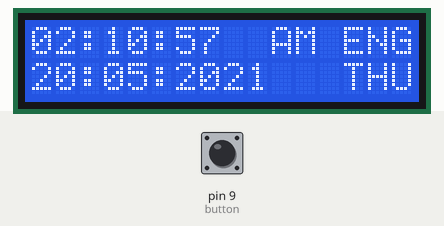
Bench run of a sketch on a simulated Arduino Uno, built with avr-gcc and run on an emulated ATmega328P. Parts: 16×2 character LCD. The test bench sets the inputs (shaded band); at power-on: pin 9 (button) LOW.

Above: at 1.2 s.
1.3 s: pin 9 (button) pulled HIGH for 3 s
At 4.2 s:
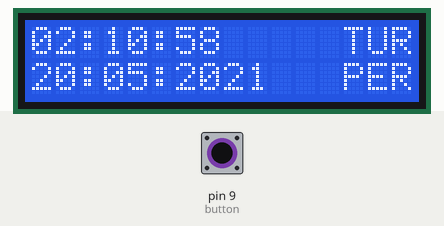
12.0 s: pin 9 (button) pulled HIGH for 3 s
At 17.9 s:
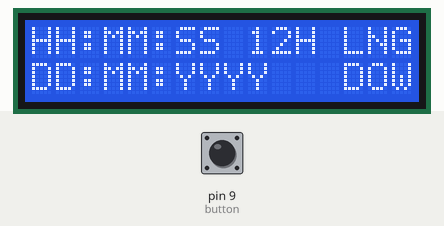
19.6 s: pin 9 (button) pulled HIGH for 3 s
At 23.9 s:
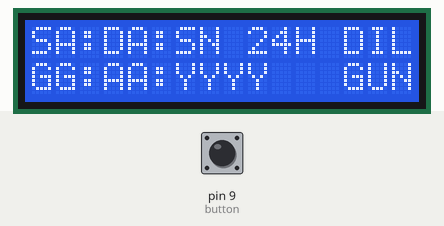
Timing chart, 0 to 25.4 s (numbered marks = the images above; inputs shaded):
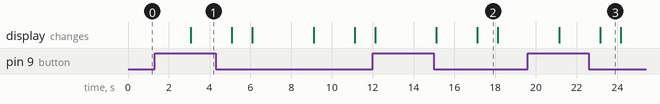

The sketch:

2016510040_ELIF_KARATAS.ino
```cpp
#include<LiquidCrystal.h>

#define button 9
LiquidCrystal lcd(7, 6, 5, 4, 3, 2);

int buttonState = 0; // button controls

int TIME_SCREEN_CLOCK = 2000;
int TIME_SCREEN_INFO = 1000;
String TIME_STRING = "2021.05.20 - 02:10:56"; // DATE AND TIME

int year = TIME_STRING.substring(0,4).toInt();
int month = TIME_STRING.substring(5,7).toInt();
int day = TIME_STRING.substring(8,10).toInt();
int hour1 = TIME_STRING.substring(13,15).toInt(); // hour1 for both of english and turkish screen calculating
int minute = TIME_STRING.substring(16,18).toInt();
int second = TIME_STRING.substring(19,21).toInt();

int count = 0; // counter for 2 seconds time screen clock

long hour2; // hour2 for english screen
int weekday; // day of weeks

String date_eng; // day of weeks in english
String date_turk; // day of weeks in turkish

void setup()
{
  Serial.begin(19200);
  lcd.begin(16, 2);
  pinMode(button,INPUT);
}

void timeEnglish(int day, int month, int year){
      hour2 = hour1 % 12; // mod12 for english screen
        lcd.setCursor(0,0);
        lcd.print("0");
        lcd.setCursor(1,0);
        second++;
      count++; // counter for 2 seconds time screen clock
        lcd.print(hour2);
        lcd.print(":");
        if(minute<10){
          lcd.setCursor(3,0);
          lcd.print("0");
        }
        lcd.print(minute);
        lcd.print(":");
      if(second<10){
          lcd.setCursor(6,0);
          lcd.print("0");
        }
        lcd.print(second);
      if(hour1 < 12){
           lcd.setCursor(9,0);
           lcd.print(" AM");
        }
        else{
           lcd.setCursor(9,0);
           lcd.print(" PM");
        }
        if(hour1 > 12){
           hour2 = hour2 % 12;
        }
        lcd.setCursor(13,0);
        lcd.print("ENG");

         if(second==59){ // if second is 59, it will update to 0
          second = 0;
          lcd.setCursor(6,0);
          minute++;
        }
        if(minute == 60){ // if minute is 60, it will update to 0
          minute = 0;
          lcd.setCursor(3,0);
          hour1++;
        }
      if(hour1 == 24){ // if hour1 is 24, it will update to 0
          hour1 = 0;
          lcd.setCursor(0,0);
          day++;
        }
        if(day>30){ // if day is more than 30, than increase the month
          month++;
        }
        if(month>12){ // if month is more than 12, than increase the year
          year++;
        }
}

void timeTurkish(int day, int month, int year){
      lcd.setCursor(0,0);
        second++; // second increase
      count++; // counter for 2 seconds time screen clock
      if(hour1<10){ // if hour1 is less than 10, than add 0 to start cursor
          lcd.setCursor(0,0);
          lcd.print("0");
        }
        lcd.print(hour1);
        lcd.print(":");
        if(minute<10){
          lcd.setCursor(3,0);
          lcd.print("0");
        }
        lcd.print(minute);
        lcd.print(":");
      if(second<10){
          lcd.setCursor(6,0);
          lcd.print("0");
        }
        lcd.print(second);
        lcd.setCursor(13,0);
        lcd.print("TUR");

        if(second==59){
          second = 0;
          lcd.setCursor(6,0);
          minute++;
        }
        if(minute == 60){
          minute = 0;
          lcd.setCursor(3,0);
          hour1++;
        }
      if(hour1 == 24){
          hour1 = 0;
          lcd.setCursor(0,0);
          day++;
        }
        if(day>30){
          month++;
        }
        if(month>12){
          year++;
        }
}

int dayofweek(int day, int month, int year)
{
  // it is calculating day of weeks
  // 0 represents sunday
   weekday  = (day += month < 3 ? year-- : year - 2, 23*month/9 + day + 4 + year/4- year/100 + year/400)%7;
}

void date(int day, int month, int year){
  // it prints date with day, month, year
  if(day<10){
    lcd.setCursor(0,1);
    lcd.print("0");
    lcd.setCursor(1,1);
    lcd.print(day);
  }
  else{
    lcd.setCursor(0,1);
    lcd.print(day);
  }
  lcd.setCursor(2,1);
  lcd.print(":");
  if(month<10){
    lcd.setCursor(3,1);
    lcd.print("0");
    lcd.setCursor(4,1);
    lcd.print(month);
  }
  else{
    lcd.setCursor(3,1);
    lcd.print(month);
  }
  lcd.setCursor(5,1);
  lcd.print(":");
  lcd.setCursor(6,1);
  lcd.print(year);
}

int dayofTurkish(int weekday)
{
  // days with turkish names
  if(weekday == 0){
      date_turk = "PAZ";
  }
  if(weekday == 1){
        date_turk = "PZT";
  }
  if(weekday == 2){
        date_turk = "SAL";
  }
  if(weekday == 3){
        date_turk = "CAR";
  }
  if(weekday == 4){
        date_turk = "PER";
  }
  if(weekday == 5){
        date_turk = "CUM";
  }
  if(weekday == 6){
        date_turk = "CMT";
  }
  lcd.setCursor(13,1);
  lcd.print(date_turk);
}

int dayofEnglish(int weekday)
{
  // days with english names
  if(weekday == 0){
        date_eng = "SUN";
  }
  if(weekday == 1){
          date_eng = "MON";
  }
  if(weekday == 2){
          date_eng = "TUE";
  }
  if(weekday == 3){
          date_eng = "WED";
  }
  if(weekday == 4){
          date_eng = "THU";
  }
  if(weekday == 5){
          date_eng = "FRI";
  }
  if(weekday == 6){
          date_eng = "SAT";
  }
  lcd.setCursor(13,1);
  lcd.print(date_eng);
}

void loop()
{
  // if button is pressed, than turn into turkish screen
  if(digitalRead(button) && buttonState == 0){ // if the button is pressed in starting of the program (button state is 0)
    buttonState=1; // beginning of the first operation, buton state is 1
    while(buttonState == 1){ // contiunity...
      lcd.clear();
      dayofweek(day,month,year);
      dayofTurkish(weekday);
      timeTurkish(day,month,year);
      date(day,month,year);
      delay(TIME_SCREEN_CLOCK);
      if(count>=2 && count%2 == 0){ // 2 seconds waiting
        lcd.clear();
        lcd.setCursor(0,0);
        lcd.print("SA:DA:SN 24H DIL");
        lcd.setCursor(0,1);
        lcd.print("GG:AA:YYYY   GUN");
      }
      delay(TIME_SCREEN_INFO);
      if(digitalRead(button)&& buttonState == 1){ // if the button is pressed and program is in first operation
          buttonState = 0; // button state is 0
          break; // leave the first operation, break from while
      }
    }
  }
  // if button is pressed, than turn into english screen
  else
    lcd.clear();
    dayofweek(day,month,year);
    dayofEnglish(weekday);
    timeEnglish(day,month,year);
    date(day,month,year);
    delay(TIME_SCREEN_CLOCK);
    if(count>=2 && count%2 == 0){ // 2 seconds waiting
      lcd.clear();
      lcd.setCursor(0,0);
      lcd.print("HH:MM:SS 12H LNG");
      lcd.setCursor(0,1);
      lcd.print("DD:MM:YYYY   DOW");
    }
    delay(TIME_SCREEN_INFO);
}

// references: https://stackoverflow.com/questions/7910339/how-to-convert-int-to-string-on-arduino
```

Measured:
- after the input at 1.3 s, the display: changes after 1.8 s (image 1)
- after the input at 12.0 s, the display: first changes after 0.11 s (image 2 shows a later state)
- after the input at 19.6 s, the display: first changes after 1.5 s (image 3 shows a later state)
- what the display in image 2 shows lasts 1.0 s, from 17.1 s to 18.1 s
